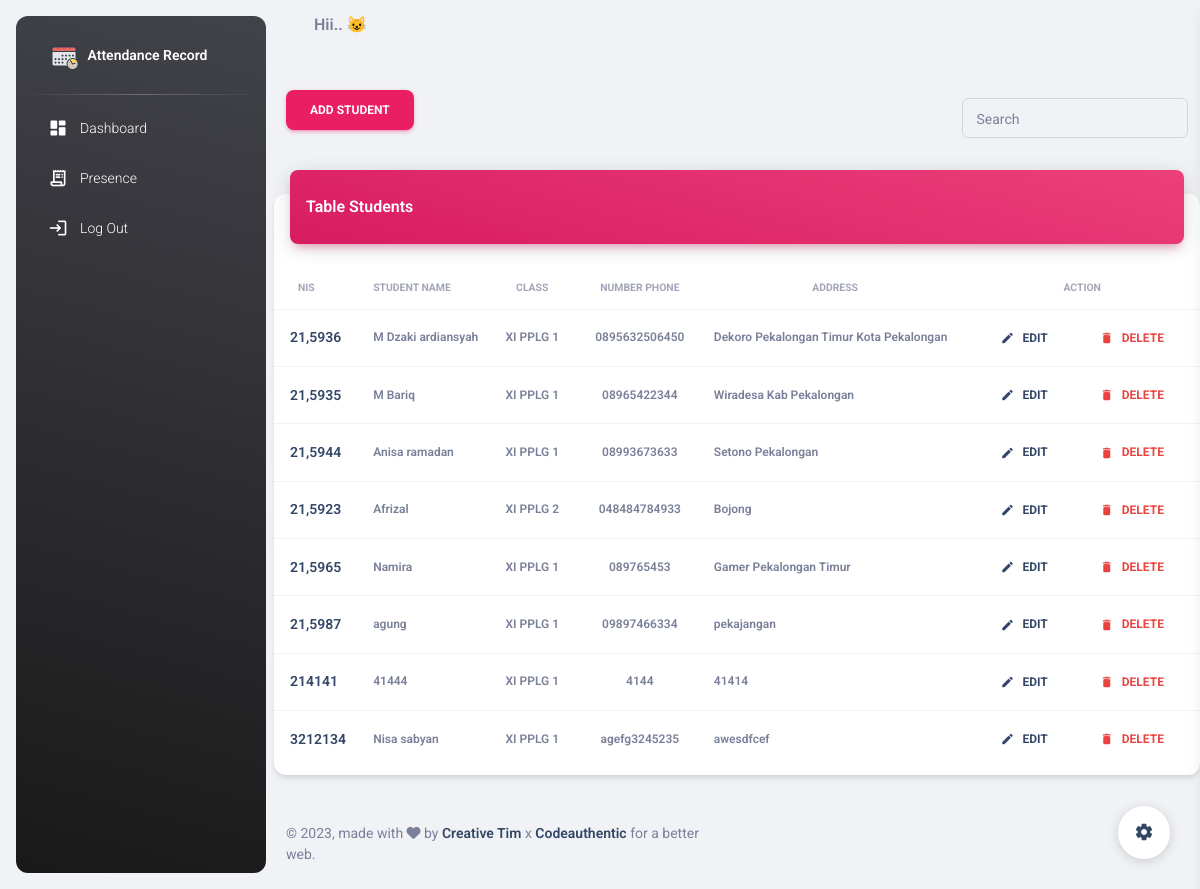
The app's page /pages/students.php (signed in), older data.
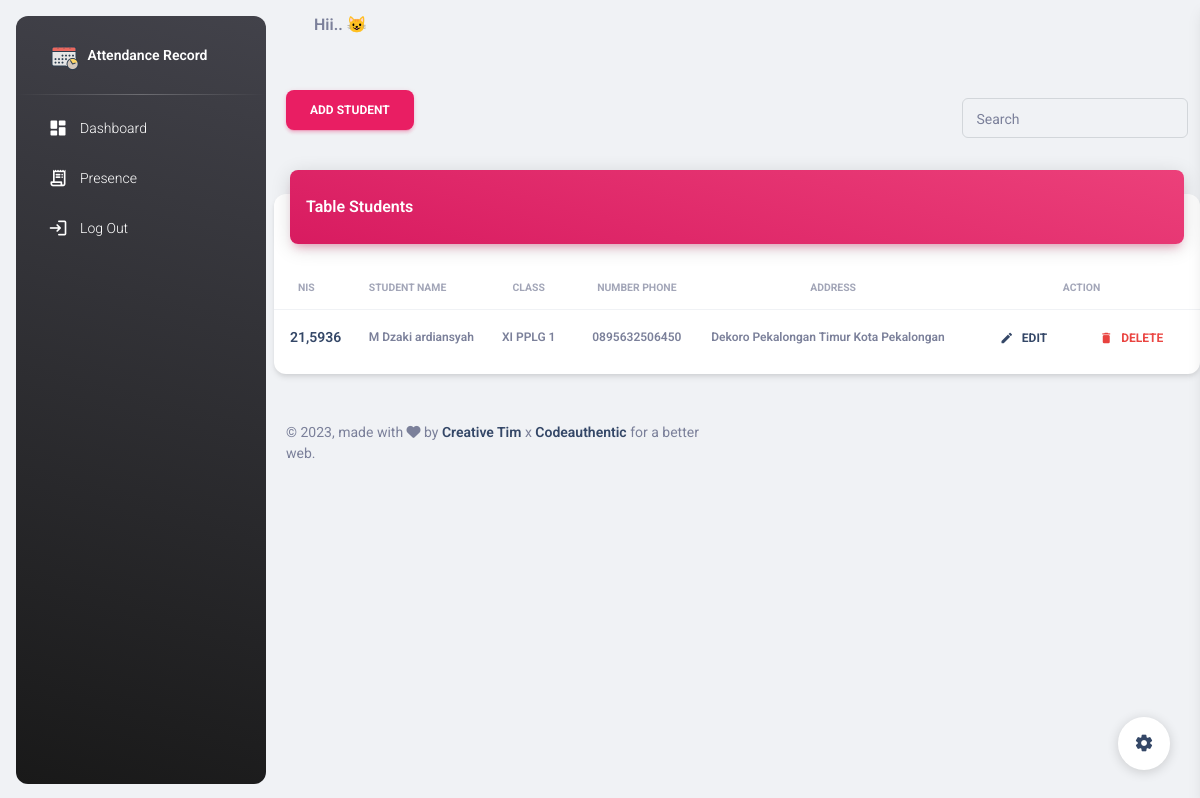
The same page, newer data.
### tables this page shows
CREATE TABLE `users` (
  `id` varchar(200) NOT NULL,
  `nis` varchar(200) NOT NULL,
  `full_name` varchar(200) NOT NULL,
  `class` varchar(200) NOT NULL,
  `number_phone` varchar(200) NOT NULL,
  `address` varchar(200) NOT NULL,
  `role` varchar(200) NOT NULL DEFAULT 'user',
  `created_at` timestamp NOT NULL DEFAULT current_timestamp(),
  `updated_at` timestamp NOT NULL DEFAULT current_timestamp()
);

### functions/student.function.php (called while the page is built, shortened)
<?php
require "../config/dbConnected.php";
function query($query) {
    global $conek;
    $result = mysqli_query($conek, $query);
    $rows = [];
    while( $row = mysqli_fetch_assoc($result) ) {
        $rows[] = $row;
    }
    return $rows;
}

### components/students/tableStudents.php (the view)
<div class="container-fluid py-4">
    <div class="d-flex justify-content-between align-items-center">
      <a href="students.php?page=students&even=add-student" class="btn btn-primary">Add Student</a>
      <div class="input-group input-group-outline w-25">
        <label class="form-label">Search</label>
        <input type="text" class="form-control">
      </div>
    </div>
  </div>
  <div class="row">
    <div class="col-12">
      <div class="card my-4">
        <div class="card-header p-0 position-relative mt-n4 mx-3 z-index-2">
          <div class="bg-gradient-primary shadow-primary border-radius-lg pt-4 pb-3">
            <h6 class="text-white text-capitalize ps-3">Table Students</h6>
          </div>
        </div>
        <div class="card-body px-0 pb-2">
          <div class="table-responsive p-0">
            <table class="table align-items-center mb-0">
              <thead>
                <tr>
                  <th class="text-uppercase text-secondary text-xxs font-weight-bolder opacity-7">NIS</th>
                  <th class="text-uppercase text-secondary text-xxs font-weight-bolder opacity-7 ps-2">Student Name</th>
                  <th class="text-center text-uppercase text-secondary text-xxs font-weight-bolder opacity-7">Class</th>
                  <th class="text-center text-uppercase text-secondary text-xxs font-weight-bolder opacity-7">Number Phone</th>
                  <th class="text-center text-uppercase text-secondary text-xxs font-weight-bolder opacity-7">Address</th>
                  <th class="text-center text-uppercase text-secondary text-xxs font-weight-bolder opacity-7">Action</th>
                </tr>
              </thead>
              <tbody>
                <?php foreach($dataStudent as $student) : ?>
                <tr>
                  <td>
                    <div class="d-flex px-2 py-1">
                      <h6 class="mb-0 text-sm"><?= $student["nis"] ?></h6>
                    </div>
                  </td>
                  <td>
                    <p class="text-xs font-weight-bold mb-0"><?= $student["full_name"] ?></p>
                  </td>
                  <td class="align-middle text-center text-sm">
                    <p class="text-xs font-weight-bold mb-0"><?= $student["class"] ?></p>
                  </td>
                  <td class="align-middle text-center">
                    <p class="text-xs font-weight-bold mb-0"><?= $student["number_phone"] ?></p>
                  </td>
                  <td>
                    <p class="text-xs font-weight-bold mb-0"><?= $student["address"] ?></p>
                  </td>
                  <td>
                    <div class="ms-auto text-center">
                      <a class="btn btn-link text-dark mb-0" href="students.php?page=students&even=edit-student&id=<?= $student["id"]; ?>"><i class="material-icons text-sm me-2">edit</i>Edit</a>
                      <a class="btn btn-link text-danger text-gradient mb-0" href="delete.php?id=<?= $student["id"]; ?>" onclick="confirm('You sure delete it?')"><i class="material-icons text-sm me-2">delete</i>Delete</a>
                    </div>
                  </td>
                </tr>
                <?php endforeach; ?>
              </tbody>
            </table>
          </div>
        </div>
      </div>
    </div>
  </div>

### components/header.php (shortened to what this page needs)
<!DOCTYPE html>
<html lang="en">
<head>
  <?php
  $page = $_GET['page'];
  $even = isset($_GET['even']) ? $_GET['even'] : 'undefined';
  ?>
  <link href="../assets/css/nucleo-icons.css" rel="stylesheet" />
  <link href="../assets/css/nucleo-svg.css" rel="stylesheet" />
  <link id="pagestyle" href="../assets/css/material-dashboard.css?v=3.1.0" rel="stylesheet" />
</head>
<body class="g-sidenav-show  bg-gray-200">

### components/sidebar.php (shortened to what this page needs)
<aside class="sidenav navbar navbar-vertical navbar-expand-xs border-0 border-radius-xl my-3 fixed-start ms-3   bg-gradient-dark" id="sidenav-main">
  <div class="sidenav-header">
    <a class="navbar-brand m-0" href="index.php?page=dashboard">
      <img src="../assets/img/logo.png" class="navbar-brand-img h-100" alt="main_logo">
      <span class="ms-1 font-weight-bold text-white">Attendance Record</span>
    </a>
  </div>
  <hr class="horizontal light mt-0 mb-2">
  <div class="collapse navbar-collapse  w-auto " id="sidenav-collapse-main">
    <ul class="navbar-nav">
      <li class="nav-item">
        <a class="nav-link text-white <?= $page === "dashboard" ? "active bg-gradient-primary" : " " ?> " href="../pages/index.php?page=dashboard">
          <div class="text-white text-center me-2 d-flex align-items-center justify-content-center">
            <i class="material-icons opacity-10">dashboard</i>
          </div>
          <span class="nav-link-text ms-1">Dashboard</span>
        </a>
      </li>
      <li class="nav-item">
        <a class="nav-link text-white <?= $page === "presence" ? "active bg-gradient-primary" : " " ?> " href="../pages/presence.php?page=presence">
          <div class="text-white text-center me-2 d-flex align-items-center justify-content-center">
            <i class="material-icons opacity-10">receipt_long</i>
          </div>
          <span class="nav-link-text ms-1">Presence</span>
        </a>
      </li>
      <li class="nav-item">
          <a class="nav-link text-white " href="../pages/logout.php">
            <div class="text-white text-center me-2 d-flex align-items-center justify-content-center">
              <i class="material-icons opacity-10">login</i>
            </div>
            <span class="nav-link-text ms-1">Log Out</span>
          </a>
        </li>
    </ul>
  </div>
</aside>

### pages/students.php (shortened to what this page needs)
<?php include "../components/header.php"; ?>
<?php include "../components/sidebar.php"; ?>
<main class="main-content position-relative max-height-vh-100 h-100 border-radius-lg ">
  <?php include "../components/navbar.php"; ?>
  <?php
  require "../functions/student.function.php";
  $dataStudent = query("SELECT * FROM users");
  ?>
  <?php
  if ($even === "add-student") {
    include "../components/students/createStudents.php";
  } else if ($even === "edit-student") {
    include "../components/students/editStudent.php";
  } else {
    include "../components/students/tableStudents.php";
  }
  ?>
  <?php include "../components/bottom.php"; ?>
</main>
<?php include "../components/plugin.php"; ?>
<?php include "../components/footer.php"; ?>

### components/navbar.php (shortened to what this page needs)
<nav class="navbar navbar-main navbar-expand-lg px-0 mx-4 shadow-none border-radius-xl" id="navbarBlur" data-scroll="true">
    <div class="container-fluid py-1 px-3">
      <nav aria-label="breadcrumb">
        <p class="fw-bold">Hii.. <?= $_SESSION["full_name"]; ?> 😺</p>
      </nav>
    </div>
  </nav>

### components/bottom.php (shortened to what this page needs)
<footer class="footer py-4  ">
    <div class="container-fluid">
      <div class="row align-items-center justify-content-lg-between">
        <div class="col-lg-6 mb-lg-0 mb-4">
          <div class="copyright text-center text-sm text-muted text-lg-start">
            © ,
            made with <i class="fa fa-heart"></i> by
            <a href="https://www.creative-tim.com" class="font-weight-bold" target="_blank">Creative Tim</a> x <a href="https://muhammaddzakiardiansyah.github.io/codeauthentic/" class="font-weight-bold" target="_blank">Codeauthentic</a>
            for a better web.
          </div>
        </div>
      </div>
    </div>
  </footer>

### components/plugin.php (shortened to what this page needs)
<div class="fixed-plugin">
  <a class="fixed-plugin-button text-dark position-fixed px-3 py-2">
    <i class="material-icons py-2">settings</i>
  </a>
</div>

### components/footer.php (shortened to what this page needs)
</body>
</html>

Row changes from the older to the newer data that the page shows:
removed users: nis "21,5935", full_name "M Bariq", class "XI PPLG 1", number_phone "08965422344", address "Wiradesa Kab Pekalongan"
removed users: nis "21,5944", full_name "Anisa ramadan", class "XI PPLG 1", number_phone "08993673633", address "Setono Pekalongan"
removed users: nis "21,5923", full_name "Afrizal", class "XI PPLG 2", number_phone "048484784933", address "Bojong"
removed users: nis "21,5965", full_name "Namira", class "XI PPLG 1", number_phone "089765453", address "Gamer Pekalongan Timur"
removed users: nis "21,5987", full_name "agung", class "XI PPLG 1", number_phone "09897466334", address "pekajangan"
removed users: nis "214141", full_name "41444", class "XI PPLG 1", number_phone "4144", address "41414"
removed users: nis "3212134", full_name "Nisa sabyan", class "XI PPLG 1", number_phone "agefg3245235", address "awesdfcef"
